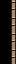

Below is a game level as drawn by its tile map, then a one-line description and the .tmx file that defines it, in full:
An orthogonal 1x4 tile map with 16x16 px tiles, 1 tile layer (Tile Layer 1).

<map version="1.9" tiledversion="1.9.1" orientation="orthogonal" renderorder="right-down" width="1" height="4" tilewidth="16" tileheight="16" infinite="0" nextlayerid="2" nextobjectid="1">
 <tileset firstgid="1" source="../0x72_DungeonTilesetII_v1.4.tsx" />
 <layer id="1" name="Tile Layer 1" width="1" height="4">
  <data encoding="csv">
257,
257,
257,
257
</data>
 </layer>
</map>
